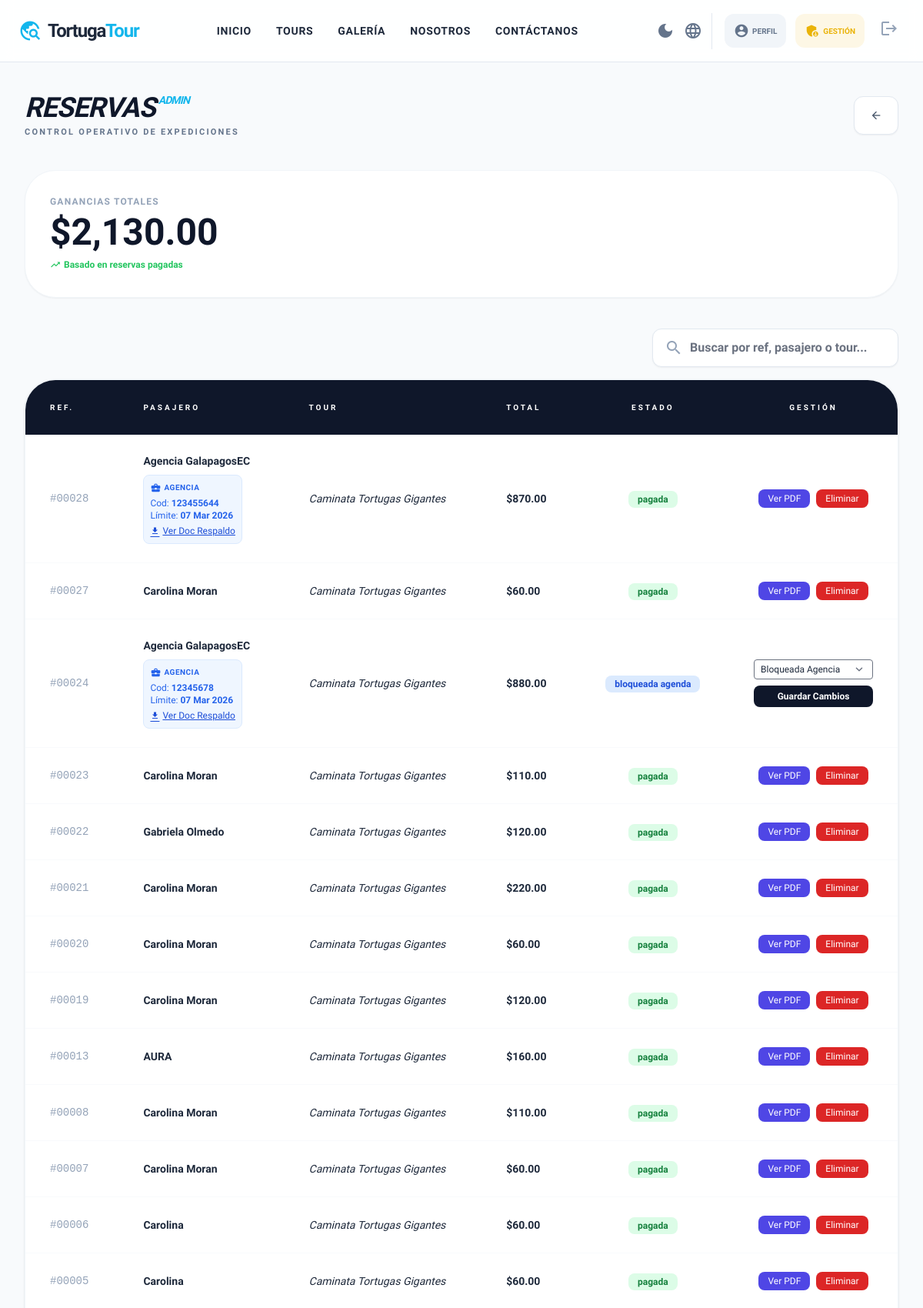
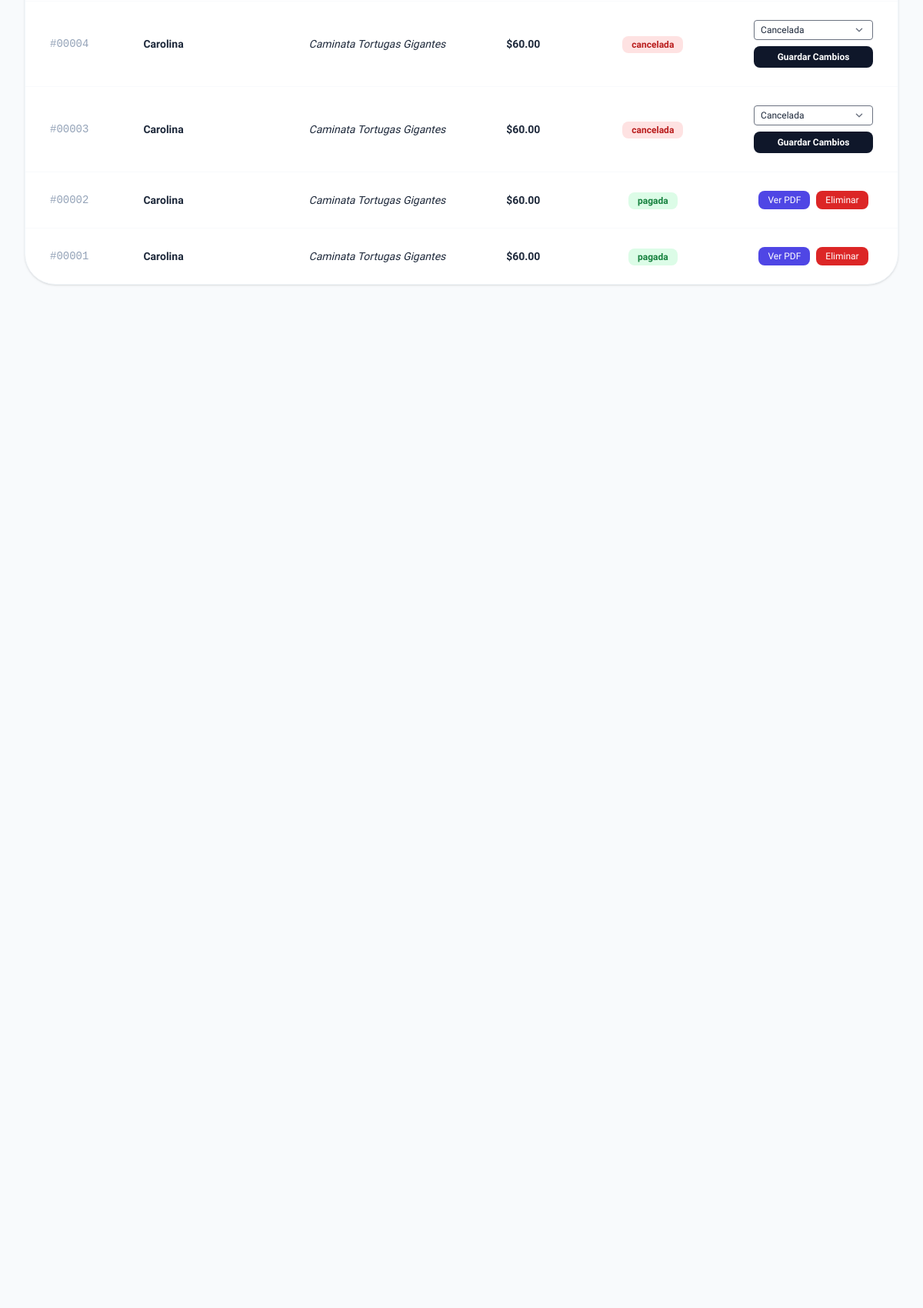
The app's page /panel/reservas/ (signed in, upper part) with its own data (2 pictures, top to bottom).
### core/models.py (models this page shows, shortened)
class Reserva(models.Model):
    ESTADOS = (
        ("pendiente", "Pendiente"),
        ("confirmada", "Confirmada"),
        ("pagada", "Pagada"),
        ("cancelada", "Cancelada"),
        ("bloqueada_por_agencia", "Bloqueada por Agencia"),
    )
    usuario = models.ForeignKey(User, on_delete=models.CASCADE, null=True, blank=True)
    salida = models.ForeignKey(SalidaTour, on_delete=models.CASCADE, related_name="reservas")
    adultos = models.PositiveIntegerField()
    ninos = models.PositiveIntegerField()
    total_pagar = models.DecimalField(max_digits=10, decimal_places=2)
    estado = models.CharField(max_length=30, choices=ESTADOS, default="pendiente")
    fecha_reserva = models.DateTimeField(default=timezone.now)
    archivo_agencia = models.FileField(upload_to='agencia_vouchers/', null=True, blank=True)
    codigo_agencia = models.CharField(max_length=50, null=True, blank=True)
    limite_pago_agencia = models.DateTimeField(null=True, blank=True)
    nombre = models.CharField(max_length=100)
    apellidos = models.CharField(max_length=150)
    correo = models.EmailField()
    telefono = models.CharField(max_length=30)
    identificacion = models.CharField(max_length=50)

class SalidaTour(models.Model):
    tour = models.ForeignKey(Tour, on_delete=models.CASCADE, related_name="salidas")
    fecha = models.DateField()
    hora = models.TimeField(null=True, blank=True)
    cupo_maximo = models.PositiveIntegerField()
    cupos_disponibles = models.PositiveIntegerField()

class Tour(models.Model):
    nombre = models.CharField(max_length=150)
    destino = models.ForeignKey(Destino, on_delete=models.CASCADE, related_name="tours")
    descripcion = models.TextField()
    precio = models.DecimalField(max_digits=8, decimal_places=2)
    precio_adulto = models.DecimalField(max_digits=8, decimal_places=2, default=0, blank=True)
    precio_nino = models.DecimalField(max_digits=8, decimal_places=2, default=0, blank=True)
    lemonsqueezy_variant_id = models.CharField(max_length=50, blank=True, default="")
    cupo_maximo = models.PositiveIntegerField(default=15)
    cupos_disponibles = models.PositiveIntegerField(default=15)

### core/views.py (the view)
# urls.py: path("panel/reservas/", views.admin_reservas, name="admin_reservas"),
@login_required
@user_passes_test(es_admin)
def admin_reservas(request):
    Reserva.objects.filter(pagos__estado="paid").exclude(estado="pagada").update(estado="pagada")
    reservas = (
        Reserva.objects.select_related("salida__tour")
        .prefetch_related("pagos")
        .exclude(estado="pendiente")
        .order_by("-id")
    )
    for reserva in reservas:
        reserva.tiene_pago = any(pago.estado == "paid" for pago in reserva.pagos.all())
    return render(request, "core/panel/reservas.html", {"reservas": reservas})

### core/context_processors.py (called while the page is built)
def whatsapp_number(request):
    return {"WHATSAPP_NUMBER": getattr(settings, "WHATSAPP_NUMBER", "")}

### core/views.py (called while the page is built)
def es_admin(user):
    return user.is_staff

### core/templates/core/panel/reservas.html (shortened to what this page needs)
{% extends "core/base.html" %}
{% block content %}
<div class="bg-slate-50 min-h-screen py-10 relative">
    <div class="max-w-7xl mx-auto px-4 sm:px-6 lg:px-8">
        <div class="flex flex-col md:flex-row md:items-center justify-between gap-6 mb-10">
            <div>
                <h1 class="text-4xl font-black text-slate-900 tracking-tight italic">
                    RESERVAS<span class="text-primary text-sm align-top ml-1">ADMIN</span>
                </h1>
                <p class="text-slate-500 text-[11px] font-bold uppercase tracking-[0.2em] mt-1">
                    Control operativo de expediciones
                </p>
            </div>
            <a href="{% url 'panel_admin' %}"
                class="inline-flex items-center gap-2 px-5 py-3 rounded-xl bg-white border border-slate-200 text-slate-600 hover:text-primary hover:border-primary/30 transition-all duration-300 font-bold text-sm shadow-sm">
                <span class="material-icons text-base">arrow_back</span>
            </a>
        </div>
        <div id="seccion-reporte" class="grid grid-cols-1 mb-10">
            <div class="bg-white p-8 rounded-[2.5rem] shadow-sm border border-slate-100 flex flex-col justify-center">
                <span class="text-slate-400 text-xs font-bold uppercase tracking-widest">Ganancias Totales</span>
                <h2 id="total-ganancias-display" class="text-5xl font-black text-slate-900 mt-2">$0.00</h2>
                <p class="text-green-500 text-xs font-bold mt-2 flex items-center gap-1">
                    <span class="material-icons text-sm">trending_up</span> Basado en reservas pagadas
                </p>
            </div>
        </div>
        <div class="flex justify-end mb-4">
            <div class="relative group w-full md:w-80">
                <span
                    class="material-icons absolute left-4 top-1/2 -translate-y-1/2 text-slate-400 group-focus-within:text-primary">search</span>
                <input type="text" id="reservaSearch" placeholder="Buscar por ref, pasajero o tour..."
                    class="pl-12 pr-6 py-3 bg-white border border-slate-200 rounded-xl w-full shadow-sm focus:ring-4 focus:ring-primary/10 focus:border-primary outline-none font-semibold text-slate-700"
                    onkeyup="filterReservas()">
            </div>
        </div>
        <div class="bg-white rounded-[2.5rem] shadow border border-slate-100 overflow-hidden">
            <div class="overflow-x-auto">
                <table class="w-full text-left border-collapse" id="tabla-reservas">
                    <thead class="bg-slate-900 text-white text-[10px] uppercase tracking-[0.3em]">
                        <tr>
                            <th class="px-8 py-7">Ref.</th>
                            <th class="px-8 py-7">Pasajero</th>
                            <th class="px-8 py-7">Tour</th>
                            <th class="px-8 py-7">Total</th>
                            <th class="px-8 py-7 text-center">Estado</th>
                            <th class="px-8 py-7 text-center">Gestión</th>
                        </tr>
                    </thead>
                    <tbody class="divide-y divide-slate-50 text-sm">
                        {% for r in reservas %}
                        <tr class="reserva-row hover:bg-slate-50">
                            <td class="px-8 py-6 text-slate-400 font-mono">#{{ r.id|stringformat:"05d" }}</td>
                            <td class="px-8 py-6 font-bold">
                                {{ r.nombre }} {{ r.apellidos }}
                                {% if r.codigo_agencia or r.archivo_agencia %}
                                <div class="mt-2 text-xs text-blue-600 bg-blue-50 border border-blue-100 p-2 rounded-lg font-normal w-max">
                                    <div class="flex items-center gap-1 font-bold text-[10px] uppercase tracking-wider mb-1">
                                        <span class="material-icons border-none text-sm leading-none">business_center</span> Agencia
                                    </div>
                                    {% if r.codigo_agencia %}
                                        <span>Cod: <b>{{ r.codigo_agencia }}</b></span><br>
                                    {% endif %}
                                    {% if r.limite_pago_agencia %}
                                        <span>Límite: <b>{{ r.limite_pago_agencia|date:"d M Y" }}</b></span><br>
                                    {% endif %}
                                    {% if r.archivo_agencia %}
                                        <a href="{{ r.archivo_agencia.url }}" target="_blank" class="underline flex items-center gap-1 mt-1 text-blue-700 hover:text-blue-900 border-none">
                                            <span class="material-icons border-none text-xs">download</span> Ver Doc Respaldo
                                        </a>
                                    {% endif %}
                                </div>
                                {% endif %}
                            </td>
                            <td class="px-8 py-6 italic tour-nombre">{{ r.salida.tour.nombre }}</td>
                            <td class="px-8 py-6 font-bold monto-total">${{ r.total_pagar }}</td>
                            <td class="px-8 py-6 text-center">
                                <span class="estado-label px-3 py-1 rounded-lg text-xs font-bold
                                    {% if    r.estado == 'cancelada' %}bg-red-100 text-red-700                                     {% elif r.estado == 'pagada' or r.tiene_pago  %}bg-green-100 text-green-700                                     {% elif r.estado == 'bloqueada_por_agencia'  %}bg-blue-100 text-blue-700                                     {% else  %}bg-yellow-100 text-yellow-700{% endif %}">
                                    {% if  r.estado == "pagada" or r.tiene_pago %}pagada{% elif r.estado ==                                     "bloqueada_por_agencia"  %}bloqueada agenda{% else %}{{ r.estado }}{% endif %}
                                </span>
                            </td>
                            <td class="px-8 py-6 text-center">
                                {% if r.estado == "pagada" or r.tiene_pago %}
                                <div class="inline-flex items-center gap-2">
                                    <a href="{% url 'ver_ticket_pdf' r.id %}" target="_blank"
                                        class="bg-indigo-600 text-white px-3 py-1 rounded-lg text-xs">Ver PDF</a>
                                    <form method="post" action="{% url 'eliminar_reserva' r.id %}" class="inline">
                                        <button type="submit"
                                            class="bg-red-600 text-white px-3 py-1 rounded-lg text-xs">Eliminar</button>
                                    </form>
                                </div>
                                {% else %}
                                <form method="post" action="{% url 'cambiar_estado_reserva' r.id %}"
                                    class="flex flex-col gap-2">
                                    <div class="flex items-center">
                                        <select name="estado"
                                            class="border rounded px-2 py-1 text-xs bg-white text-slate-800 focus:outline-none focus:ring-2 focus:ring-primary w-full">
                                            <option value="bloqueada_por_agencia" {% if r.estado == "bloqueada_por_agencia" %}selected{% endif %}>Bloqueada
                                                Agencia</option>
                                            <option value="cancelada" {% if r.estado == "cancelada" %}selected{% endif %}>
                                                Cancelada</option>
                                        </select>
                                    </div>
                                    <button type="submit"
                                        class="bg-slate-900 hover:bg-slate-800 text-white px-3 py-1.5 rounded-lg text-xs font-bold transition-colors w-full">Guardar
                                        Cambios</button>
                                </form>
                                {% endif %}
                            </td>
                        </tr>
                        {% endfor %}
                    </tbody>
                </table>
            </div>
        </div>
    </div>
</div>
{% endblock %}

### core/templates/core/base.html (style rules this page uses)
html { top: 0 !important; margin-top: 0 !important; }
body { top: 0px !important; margin-top: 0 !important; position: static !important; }

### records on screen
Reserva: id "00028", nombre "Agencia GalapagosEC", codigo_agencia "123455644", limite_pago_agencia "07 Mar 2026", salida.tour.nombre "Caminata Tortugas Gigantes", total_pagar "870.00", estado "pagada"
Reserva: id "00027", nombre "Carolina Moran", salida.tour.nombre "Caminata Tortugas Gigantes", total_pagar "60.00", estado "pagada"
Reserva: id "00024", nombre "Agencia GalapagosEC", codigo_agencia "12345678", limite_pago_agencia "07 Mar 2026", salida.tour.nombre "Caminata Tortugas Gigantes", total_pagar "880.00", shows "bloqueada agenda", estado "Bloqueada Agencia"
Reserva: id "00023", nombre "Carolina Moran", salida.tour.nombre "Caminata Tortugas Gigantes", total_pagar "110.00", estado "pagada"
Reserva: id "00022", nombre "Gabriela Olmedo", salida.tour.nombre "Caminata Tortugas Gigantes", total_pagar "120.00", estado "pagada"
Reserva: id "00021", nombre "Carolina Moran", salida.tour.nombre "Caminata Tortugas Gigantes", total_pagar "220.00", estado "pagada"
Reserva: id "00020", nombre "Carolina Moran", salida.tour.nombre "Caminata Tortugas Gigantes", total_pagar "60.00", estado "pagada"
Reserva: id "00019", nombre "Carolina Moran", salida.tour.nombre "Caminata Tortugas Gigantes", total_pagar "120.00", estado "pagada"
Reserva: id "00013", nombre "AURA", salida.tour.nombre "Caminata Tortugas Gigantes", total_pagar "160.00", estado "pagada"
Reserva: id "00008", nombre "Carolina Moran", salida.tour.nombre "Caminata Tortugas Gigantes", total_pagar "110.00", estado "pagada"
Reserva: id "00007", nombre "Carolina Moran", salida.tour.nombre "Caminata Tortugas Gigantes", total_pagar "60.00", estado "pagada"
Reserva: id "00006", nombre "Carolina", salida.tour.nombre "Caminata Tortugas Gigantes", total_pagar "60.00", estado "pagada"
Reserva: id "00005", nombre "Carolina", salida.tour.nombre "Caminata Tortugas Gigantes", total_pagar "60.00", estado "pagada"
Reserva: id "00004", nombre "Carolina", salida.tour.nombre "Caminata Tortugas Gigantes", total_pagar "60.00", estado "cancelada", estado "Cancelada"
Reserva: id "00003", nombre "Carolina", salida.tour.nombre "Caminata Tortugas Gigantes", total_pagar "60.00", estado "cancelada", estado "Cancelada"
Reserva: id "00002", nombre "Carolina", salida.tour.nombre "Caminata Tortugas Gigantes", total_pagar "60.00", estado "pagada"
Reserva: id "00001", nombre "Carolina", salida.tour.nombre "Caminata Tortugas Gigantes", total_pagar "60.00", estado "pagada"
